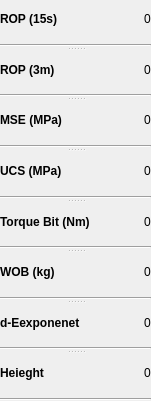
   <widget class="QSplitter" name="splitter_3">
    <property name="geometry">
     <rect>
      <x>160</x>
      <y>130</y>
      <width>151</width>
      <height>401</height>
     </rect>
    </property>
    <property name="orientation">
     <enum>Qt::Vertical</enum>
    </property>
    <widget class="QWidget" name="layoutWidget_5">
     <layout class="QGridLayout" name="gridLayout_14">
      <item row="0" column="2">
       <spacer name="horizontalSpacer_12">
        <property name="orientation">
         <enum>Qt::Horizontal</enum>
        </property>
        <property name="sizeHint" stdset="0">
         <size>
          <width>88</width>
          <height>20</height>
         </size>
        </property>
       </spacer>
      </item>
      <item row="0" column="0">
       <widget class="QLabel" name="label_30">
        <property name="font">
         <font>
          <weight>75</weight>
          <bold>true</bold>
         </font>
        </property>
        <property name="text">
         <string>ROP (15s)</string>
        </property>
       </widget>
      </item>
      <item row="1" column="0" colspan="4">
       <widget class="Line" name="line_12">
        <property name="orientation">
         <enum>Qt::Horizontal</enum>
        </property>
       </widget>
      </item>
      <item row="0" column="3">
       <widget class="QLabel" name="label_ROP15">
        <property name="font">
         <font>
          <underline>false</underline>
         </font>
        </property>
        <property name="text">
         <string>0</string>
        </property>
       </widget>
      </item>
     </layout>
    </widget>
    <widget class="QWidget" name="layoutWidget_6">
     <layout class="QGridLayout" name="gridLayout_15">
      <item row="0" column="0">
       <widget class="QLabel" name="label_32">
        <property name="font">
         <font>
          <weight>75</weight>
          <bold>true</bold>
         </font>
        </property>
        <property name="text">
         <string>ROP (3m)</string>
        </property>
       </widget>
      </item>
      <item row="0" column="1">
       <spacer name="horizontalSpacer_13">
        <property name="orientation">
         <enum>Qt::Horizontal</enum>
        </property>
        <property name="sizeHint" stdset="0">
         <size>
          <width>40</width>
          <height>20</height>
         </size>
        </property>
       </spacer>
      </item>
      <item row="0" column="2">
       <widget class="QLabel" name="label_ROP3">
        <property name="font">
         <font>
          <underline>false</underline>
         </font>
        </property>
        <property name="text">
         <string>0</string>
        </property>
       </widget>
      </item>
      <item row="1" column="0" colspan="3">
       <widget class="Line" name="line_13">
        <property name="orientation">
         <enum>Qt::Horizontal</enum>
        </property>
       </widget>
      </item>
     </layout>
    </widget>
    <widget class="QWidget" name="layoutWidget_7">
     <layout class="QGridLayout" name="gridLayout_16">
      <item row="0" column="0">
       <widget class="QLabel" name="label_34">
        <property name="font">
         <font>
          <weight>75</weight>
          <bold>true</bold>
         </font>
        </property>
        <property name="text">
         <string>MSE (MPa)</string>
        </property>
       </widget>
      </item>
      <item row="0" column="1">
       <spacer name="horizontalSpacer_14">
        <property name="orientation">
         <enum>Qt::Horizontal</enum>
        </property>
        <property name="sizeHint" stdset="0">
         <size>
          <width>40</width>
          <height>20</height>
         </size>
        </property>
       </spacer>
      </item>
      <item row="1" column="0" colspan="3">
       <widget class="Line" name="line_14">
        <property name="orientation">
         <enum>Qt::Horizontal</enum>
        </property>
       </widget>
      </item>
      <item row="0" column="2">
       <widget class="QLabel" name="label_MSE">
        <property name="font">
         <font>
          <underline>false</underline>
         </font>
        </property>
        <property name="text">
         <string>0</string>
        </property>
       </widget>
      </item>
     </layout>
    </widget>
    <widget class="QWidget" name="layoutWidget_8">
     <layout class="QGridLayout" name="gridLayout_17">
      <item row="0" column="1">
       <spacer name="horizontalSpacer_15">
        <property name="orientation">
         <enum>Qt::Horizontal</enum>
        </property>
        <property name="sizeHint" stdset="0">
         <size>
          <width>40</width>
          <height>20</height>
         </size>
        </property>
       </spacer>
      </item>
      <item row="0" column="2">
       <widget class="QLabel" name="label_UCS">
        <property name="font">
         <font>
          <underline>false</underline>
         </font>
        </property>
        <property name="text">
         <string>0</string>
        </property>
       </widget>
      </item>
      <item row="0" column="0">
       <widget class="QLabel" name="label_37">
        <property name="font">
         <font>
          <weight>75</weight>
          <bold>true</bold>
         </font>
        </property>
        <property name="text">
         <string>UCS (MPa)</string>
        </property>
       </widget>
      </item>
      <item row="1" column="0" colspan="3">
       <widget class="Line" name="line_15">
        <property name="orientation">
         <enum>Qt::Horizontal</enum>
        </property>
       </widget>
      </item>
     </layout>
    </widget>
    <widget class="QWidget" name="layoutWidget_9">
     <layout class="QGridLayout" name="gridLayout_18">
      <item row="0" column="1">
       <spacer name="horizontalSpacer_16">
        <property name="orientation">
         <enum>Qt::Horizontal</enum>
        </property>
        <property name="sizeHint" stdset="0">
         <size>
          <width>40</width>
          <height>20</height>
         </size>
        </property>
       </spacer>
      </item>
      <item row="1" column="0" colspan="3">
       <widget class="Line" name="line_16">
        <property name="orientation">
         <enum>Qt::Horizontal</enum>
        </property>
       </widget>
      </item>
      <item row="0" column="2">
       <widget class="QLabel" name="label_Torque">
        <property name="font">
         <font>
          <underline>false</underline>
         </font>
        </property>
        <property name="text">
         <string>0</string>
        </property>
       </widget>
      </item>
      <item row="0" column="0">
       <widget class="QLabel" name="label_39">
        <property name="font">
         <font>
          <weight>75</weight>
          <bold>true</bold>
         </font>
        </property>
        <property name="text">
         <string>Torque Bit (Nm)</string>
        </property>
       </widget>
      </item>
     </layout>
    </widget>
    <widget class="QWidget" name="layoutWidget_10">
     <layout class="QGridLayout" name="gridLayout_19">
      <item row="0" column="1">
       <spacer name="horizontalSpacer_17">
        <property name="orientation">
         <enum>Qt::Horizontal</enum>
        </property>
        <property name="sizeHint" stdset="0">
         <size>
          <width>40</width>
          <height>20</height>
         </size>
        </property>
       </spacer>
      </item>
      <item row="0" column="2">
       <widget class="QLabel" name="label_WOB">
        <property name="font">
         <font>
          <underline>false</underline>
         </font>
        </property>
        <property name="text">
         <string>0</string>
        </property>
       </widget>
      </item>
      <item row="0" column="0">
       <widget class="QLabel" name="label_41">
        <property name="font">
         <font>
          <weight>75</weight>
          <bold>true</bold>
         </font>
        </property>
        <property name="text">
         <string>WOB (kg)</string>
        </property>
       </widget>
      </item>
      <item row="1" column="0" colspan="3">
       <widget class="Line" name="line_17">
        <property name="orientation">
         <enum>Qt::Horizontal</enum>
        </property>
       </widget>
      </item>
     </layout>
    </widget>
    <widget class="QWidget" name="layoutWidget_11">
     <layout class="QGridLayout" name="gridLayout_20">
      <item row="0" column="0">
       <widget class="QLabel" name="label_43">
        <property name="font">
         <font>
          <weight>75</weight>
          <bold>true</bold>
         </font>
        </property>
        <property name="text">
         <string>d-Eexponenet</string>
        </property>
       </widget>
      </item>
      <item row="0" column="2">
       <widget class="QLabel" name="label_d_exponent">
        <property name="font">
         <font>
          <underline>false</underline>
         </font>
        </property>
        <property name="text">
         <string>0</string>
        </property>
       </widget>
      </item>
      <item row="1" column="0" colspan="3">
       <widget class="Line" name="line_18">
        <property name="orientation">
         <enum>Qt::Horizontal</enum>
        </property>
       </widget>
      </item>
      <item row="0" column="1">
       <spacer name="horizontalSpacer_18">
        <property name="orientation">
         <enum>Qt::Horizontal</enum>
        </property>
        <property name="sizeHint" stdset="0">
         <size>
          <width>40</width>
          <height>20</height>
         </size>
        </property>
       </spacer>
      </item>
     </layout>
    </widget>
    <widget class="QWidget" name="layoutWidget_12">
     <layout class="QGridLayout" name="gridLayout_21">
      <item row="1" column="0" colspan="3">
       <widget class="Line" name="line_19">
        <property name="orientation">
         <enum>Qt::Horizontal</enum>
        </property>
       </widget>
      </item>
      <item row="0" column="0">
       <widget class="QLabel" name="label_45">
        <property name="font">
         <font>
          <weight>75</weight>
          <bold>true</bold>
         </font>
        </property>
        <property name="text">
         <string>Heieght</string>
        </property>
       </widget>
      </item>
      <item row="0" column="1">
       <spacer name="horizontalSpacer_19">
        <property name="orientation">
         <enum>Qt::Horizontal</enum>
        </property>
        <property name="sizeHint" stdset="0">
         <size>
          <width>40</width>
          <height>20</height>
         </size>
        </property>
       </spacer>
      </item>
      <item row="0" column="2">
       <widget class="QLabel" name="label_Height">
        <property name="font">
         <font>
          <underline>false</underline>
         </font>
        </property>
        <property name="text">
         <string>0</string>
        </property>
       </widget>
      </item>
     </layout>
    </widget>
   </widget>
